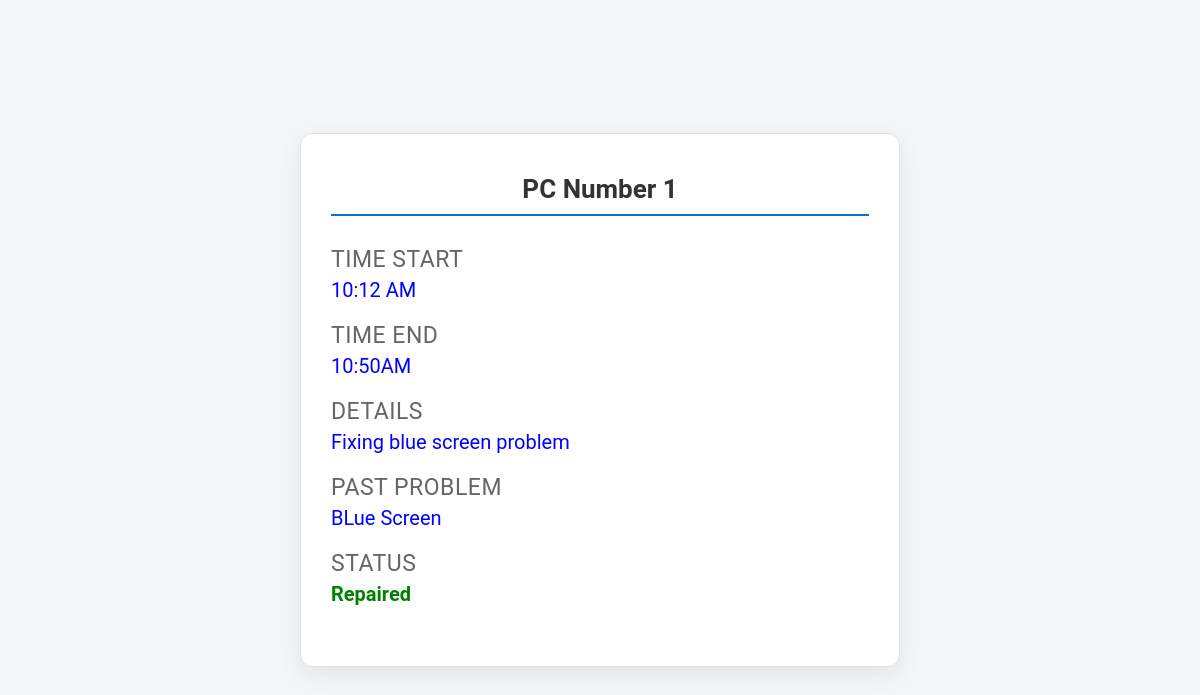
The page /view_pc/1 on the database as committed earlier.
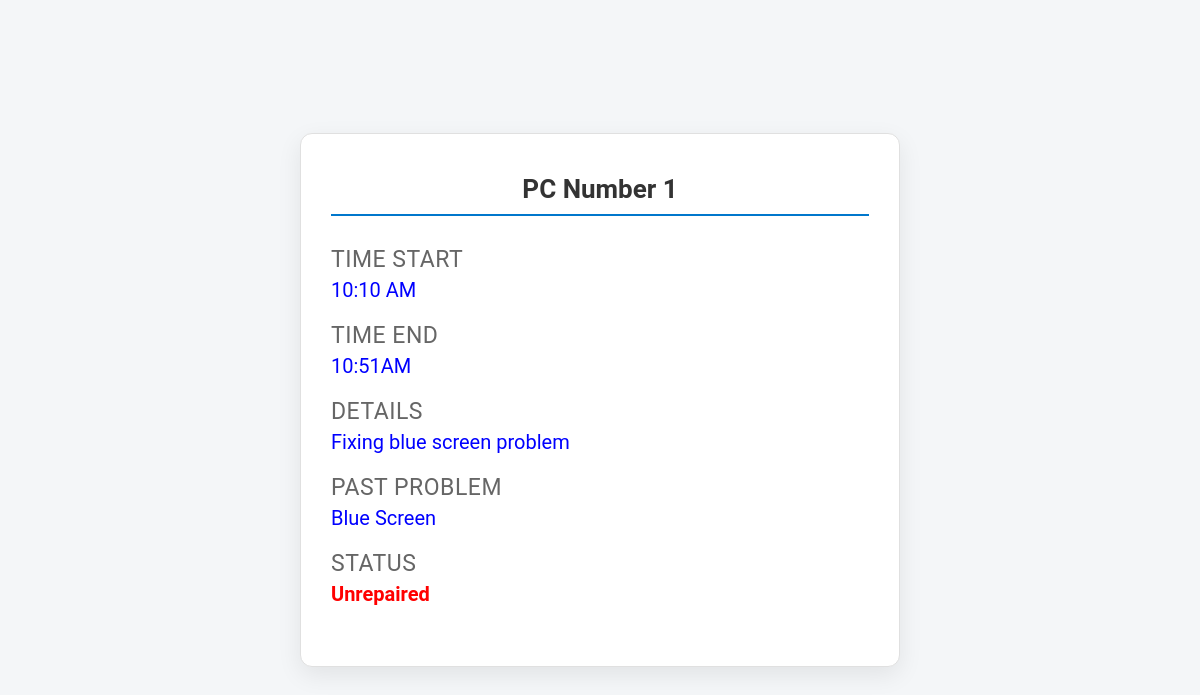
The same page on the database as committed later.
### tables this page shows
CREATE TABLE "tech_dashboard" (
	"id"	INTEGER NOT NULL,
	"time_start"	TEXT,
	"time_end"	TEXT,
	"details"	TEXT,
	"past_problem"	TEXT,
	"status"	TEXT,
	PRIMARY KEY("id" AUTOINCREMENT)
);

### icafe.py (the view)
@icafe.route("/view_pc/<int:id>")
def view_pc(id):
    con = get_db_connection()
    cur = con.cursor()
    cur.execute("SELECT * FROM tech_dashboard WHERE id = ?", (id,))
    data = cur.fetchone()
    cur.close()
    con.close()
    return render_template("view_pc.html", data=data)

### icafe.py (called while the page is built)
def get_db_connection():
    conn = sqlite3.connect('icafe.db')
    conn.row_factory = sqlite3.Row
    return conn

### templates/view_pc.html (shortened to what this page needs)
<!DOCTYPE html>
<html lang="en">
<head>
</head>
<body>
    <div class="card">
        <h1>PC Number {{data.id}}</h1>
            <div class="info-group">
                <div class="info-title">Time Start</div>
                <p>{{data.time_start}}</p>
            </div>
        <div class="info-group">
            <div class="info-title">Time End</div>
            <p>{{data.time_end}}</p>
        </div>
        <div class="info-group">
            <div class="info-title">Details</div>
            <p>{{data.details}}</p>
        </div>
        <div class="info-group">
            <div class="info-title">Past Problem</div>
            <p>{{data.past_problem}}</p>
        </div>
        <div class="info-group">
            <div class="info-title">Status</div>
            <p class="{% if data.status == 'Repaired' %}status-repaired{% else %}status-default{% endif %}">
                {{data.status}}
            </p>
        </div>
    </div>
</body>
</html>

### templates/view_pc.html (style rules this page uses)
* { box-sizing: border-box; margin: 0; padding: 0; font-family: 'Roboto', 'Segoe UI', Tahoma, Geneva, Verdana, sans-serif; }
body { background-color: #f4f6f8; min-height: 100vh; display: flex; align-items: center; justify-content: center; padding: 20px; }
.card { background-color: #ffffff; width: 100%; max-width: 600px; padding: 40px 30px; border-radius: 12px; box-shadow: 0 8px 24px rgba(0, 0, 0, 0.08); border: 1px solid #e0e0e0; }
.card h1 { font-size: 26px; font-weight: 600; color: #333333; text-align: center; margin-bottom: 30px; border-bottom: 2px solid #0077cc; padding-bottom: 10px; }
.info-group { margin-bottom: 20px; }
.info-title { font-size: 23px; color: #666666; margin-bottom: 5px; text-transform: uppercase; letter-spacing: 0.5px; }
p { font-size: 20px; color: blue; font-family: 'Roboto', 'Segoe UI', Tahoma, Geneva, Verdana, sans-serif; }
.status-default { color: red; font-weight: bold; }

Rows that differ between the two databases and show on the page:
changed tech_dashboard "Fixing blue screen problem": time_start "10:12 AM" → "10:10 AM"; time_end "10:50AM" → "10:51AM"; past_problem "BLue Screen" → "Blue Screen"; status "Repaired" → "Unrepaired"
